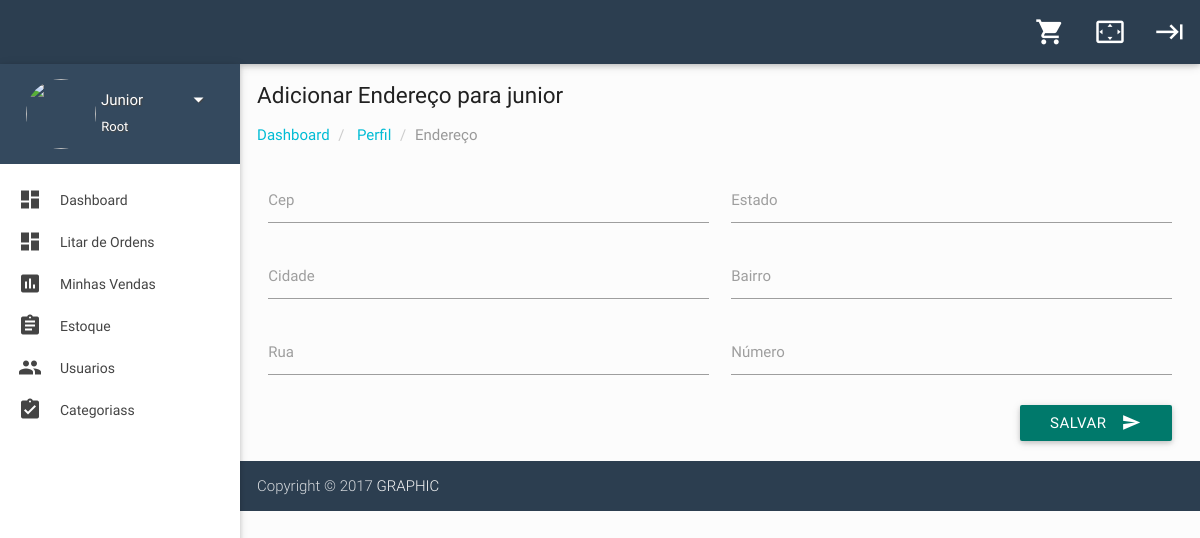
Screenshot of /address/ (signed in) with the database file from the repository.
### accounts/models.py (models this page shows, shortened)
class User(AbstractBaseUser, PermissionsMixin):
    ROOT = 0
    ADM = 1
    SALESMAN = 2
    CUSTOMER = 3
    TYPES = (
        (ROOT, 'Root'),
        (ADM, 'Administrador'),
        (SALESMAN, 'Vendedor'),
        (CUSTOMER, 'Cliente')
    )
    ACTIVATED = 0
    DISABLED = 1
    BLOCKED = 2
    STATUS = (
        (ACTIVATED, 'activated'),
        (DISABLED, 'disabled'),
        (BLOCKED, 'blocked'),
    )
    PADRAO = 0
    CAMPO = 1
    VINHO = 2
    THEMES = (
        (PADRAO, 'padrao'),
        (CAMPO, 'campo'),
        (VINHO, 'vinho')
    )
    name = models.CharField('Nome', max_length=150)
    email = models.EmailField('Email', unique=True)
    phone = models.CharField('Telefone', max_length=40, null=True)
    status = models.IntegerField('Status', choices=STATUS, default=ACTIVATED)
    username = models.CharField('Usuário', max_length=30, unique=True, validators=[
    validators.RegexValidator(
        re.compile('^[\w.@+-]+$'),
            'Informe o nome de usuário válido',
            'Este valor deve conter apenas letras, números '
            'e os caracteres: @/./+/-/_ .',
            'Inválido'
            )
        ], help_text='Um nome curto que será usado para identificá-lo de forma única no sistema'
    )
    avatar = models.CharField('Foto', max_length=350, default='https://res.cloudinary.com/graphic/image/upload/v1510588337/User/user-default.jpg')
    theme = models.IntegerField('Tema', choices=THEMES, default=PADRAO)
    nivel = models.IntegerField('Nível', choices=TYPES, default=CUSTOMER)
    is_staff = models.BooleanField('Equipe', default=False)
    is_active = models.BooleanField('Ativo', default=True)
    USERNAME_FIELD = 'username'
    REQUIRED_FIELDS = ['email', 'name']
    objects = UserManager()
    class Meta:
        verbose_name = 'Usuário'
        verbose_name_plural = 'Usuários'
        ordering = ['name']
    def __str__(self):
        return self.name

### address/views.py (the view, shortened to what this page needs)
class CreateAddressView(TemplateView):
    model = Address
    form_class = AddressCreationForm
    template_name = 'dashboard/address.html'
    def get_context_data(self, **kwargs):
        context = super(CreateAddressView, self).get_context_data(**kwargs)
        context['form_address'] = AddressCreationForm(self.request.POST or None)
        return context

### address/forms.py
class AddressCreationForm(forms.ModelForm):
    class Meta:
        model = Address
        fields = ['cep', 'state', 'city', 'neighborhood', 'street', 'number']

### address/templates/dashboard/address.html (shortened to what this page needs)
{% extends "dashboard/base.html" %}
{% load widget_tweaks %}
{% load static %}
{% block content %}
<div class="row">
  <div class="col s12 m12 l12">
    <h5 class="breadcrumbs-title">Adicionar Endereço para {{user}}</h5>
    <ol class="breadcrumb">
      <li>
        <a href="{% url 'store:dashboard'%}">Dashboard</a>
      </li>
      <li>
        <a href="{% url 'accounts:profile' %}">Perfil</a>
      </li>
      <li class="active">Endereço</li>
    </ol>
  </div>
  <div class="col s12 m12 ">
    <div class="row">
      <div class="col s12 m6 l12">
        <form method="POST" class="col s12">
        <div class="row">
          {% for field in form_address  %}
          <div class="input-field col s12 m6 l6">
            {% render_field field class="validate"  %}
            <label for="{{field.auto_id}}">{{field.label}}</label>
          </div>
          {% endfor %}
        </div>
        <div class="row">
          <div class="input-field col s12">
            <button class="btn teal darken-2 waves-effect waves-light right" type="submit" name="action">Salvar
              <i class="mdi-content-send right"></i>
            </button>
          </div>
        </div>
      </form>
    </div>
  </div>
</div>
{% endblock %}

### core/dashboard/sidebar.html (shortened to what this page needs)
<aside id="left-sidebar-nav">
  <ul id="slide-out" class="side-nav fixed leftside-navigation">
    <li class="user-details">
      <div class="row">
        <div class="col col s4 m4 l4">
          <img src="{{user.avatar}}" alt="" class="circle osgeni-img-profile valign profile-image">
        </div>
        <div class="col col s8 m8 l8">
          <a class="btn-flat dropdown-button waves-effect waves-light white-text profile-btn" href="#" data-activates="profile-dropdown">
            {{user}}
            <i class="mdi-navigation-arrow-drop-down right"></i>
          </a>
          <p class="user-roal">{{user.get_nivel_display}}</p>
        </div>
      </div>
    </li>
    {% if user.nivel == 0 or user.nivel == 1 %}
    <li class="bold {% if request.resolver_match.url_name == 'dashboard' %} active {% endif %}">
      <a href="{% url 'store:dashboard' %}" class="waves-effect waves-cyan">
        <i class="mdi-action-dashboard"></i> Dashboard
      </a>
    </li>
    <li class="bold {% if request.resolver_match.url_name == 'listar-ordens' %} active {% endif %}">
      <a href="{% url 'store:listar-ordens' %}" class="waves-effect waves-cyan">
        <i class="mdi-action-dashboard"></i> Litar de Ordens
      </a>
    </li>
    {% endif %}
    <li class="bold {% if request.resolver_match.url_name == 'minhas-ordens' %} active {% endif %}">
      <a href="{% url 'store:minhas-ordens' %}" class="waves-effect waves-cyan">
        <i class="mdi-action-assessment"></i> Minhas Vendas
      </a>
    </li>
    <li class="bold {% if request.resolver_match.url_name == 'list_product' %} active {% endif %}">
      <a href="{% url 'products:list_product' %}" class="waves-effect waves-cyan">
        <i class="mdi-action-assignment"></i> Estoque
      </a>
    </li>
  {% if user.nivel == 0 or user.nivel == 1 %}
    <li class="bold {% if request.resolver_match.url_name == 'list_user' %} active {% endif %}">
      <a href="{% url 'accounts:list_user' %}" class="waves-effect waves-cyan">
        <i class="mdi-social-group"></i> Usuarios
      </a>
    </li>
    <li class="bold {% if request.resolver_match.url_name == 'list_categories' %} active {% endif %}">
      <a href="{% url 'categories:list_categories'%}" class="waves-effect waves-cyan">
        <i class="mdi-action-assignment-turned-in"></i> Categoriass
      </a>
    </li>
  {% endif %}
  </ul>
</aside>

### core/static/css/style.css (style rules this page uses)
body { background-color: #fcfcfc; }
#content .container .row { margin-bottom: 0; }
ul.side-nav.fixed { top: 64px; }
.side-nav a { line-height: 42px; height: 42px; }
#left-sidebar-nav { position: fixed; width: 100px; left: 180px; z-index: 999; height: auto; }
#slide-out li a i { line-height: inherit; width: 2rem; font-size: 1.6rem; display: block; float: left; text-align: center; margin-right: 1rem; }
ul.side-nav li { padding: 0; }
ul.side-nav.fixed { overflow: hidden; }
ul.side-nav.fixed li { line-height: 44px; }
ul.side-nav.fixed li a { font-size: 14px; font-weight: 400; }
ul.side-nav.fixed li.user-details { background-color: #34495e !important; width: 100%; height: 100px; margin-bottom: 15px; padding: 15px 0px 0px 15px; }
.user-details .row { margin: 0; }
ul.side-nav.fixed .profile-btn { margin: 0; text-transform: capitalize; padding: 0; text-shadow: 1px 1px 1px #444; font-size: 15px; }
.user-roal { color: #fff; margin-top: -16px; font-size: 13px; text-shadow: 1px 1px 1px #444; }
.bold > a { font-weight: bold; }
.breadcrumb { padding: 0px; margin: 15px 0px; list-style: none; }
.breadcrumbs-title { font-size: 1.5rem; line-height: 1.804rem; margin: 18px 0px 0px 0px; }
.breadcrumb > li { display: inline-block; }
.breadcrumb a { color: #00bcd4; }
.breadcrumb .active { font-weight: normal; color: #999; }
.breadcrumb > li + li:before { padding: 0 5px; color: #ccc; content: "/\00a0"; }

### core/static/css/custom.css (style rules this page uses)
.osgeni-img-profile { width: 70px !important; height: 70px !important; }

### rows the page displays
User: name "Junior", nivel "Root", name "junior"

### other values shown
{{ field.label }} "Cep" "Estado" "Cidade" "Bairro" "Rua" "Número"
